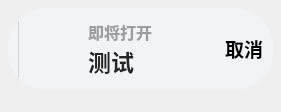
<?xml version="1.0" encoding="UTF-8"?>
<ui version="4.0">
 <class>Form</class>
 <widget class="QWidget" name="Form">
  <property name="geometry">
   <rect>
    <x>0</x>
    <y>0</y>
    <width>281</width>
    <height>112</height>
   </rect>
  </property>
  <property name="minimumSize">
   <size>
    <width>200</width>
    <height>0</height>
   </size>
  </property>
  <property name="windowTitle">
   <string>Form</string>
  </property>
  <layout class="QHBoxLayout" name="horizontalLayout_2">
   <property name="leftMargin">
    <number>8</number>
   </property>
   <property name="topMargin">
    <number>8</number>
   </property>
   <property name="rightMargin">
    <number>8</number>
   </property>
   <property name="bottomMargin">
    <number>22</number>
   </property>
   <item>
    <widget class="QFrame" name="backgnd">
     <property name="styleSheet">
      <string notr="true">background-color: rgba(242, 243, 245, 235);
border-radius: 38px</string>
     </property>
     <property name="frameShape">
      <enum>QFrame::StyledPanel</enum>
     </property>
     <property name="frameShadow">
      <enum>QFrame::Raised</enum>
     </property>
     <layout class="QVBoxLayout" name="verticalLayout_3">
      <property name="spacing">
       <number>4</number>
      </property>
      <property name="leftMargin">
       <number>10</number>
      </property>
      <property name="topMargin">
       <number>10</number>
      </property>
      <property name="rightMargin">
       <number>10</number>
      </property>
      <property name="bottomMargin">
       <number>10</number>
      </property>
      <item>
       <layout class="QVBoxLayout" name="verticalLayout_2">
        <item>
         <layout class="QHBoxLayout" name="horizontalLayout">
          <property name="spacing">
           <number>12</number>
          </property>
          <item>
           <widget class="ProgressRing" name="opening_countdown">
            <property name="sizePolicy">
             <sizepolicy hsizetype="Expanding" vsizetype="Expanding">
              <horstretch>0</horstretch>
              <verstretch>0</verstretch>
             </sizepolicy>
            </property>
            <property name="minimumSize">
             <size>
              <width>58</width>
              <height>58</height>
             </size>
            </property>
            <property name="maximumSize">
             <size>
              <width>58</width>
              <height>58</height>
             </size>
            </property>
            <property name="font">
             <font>
              <family>Microsoft YaHei</family>
              <pointsize>12</pointsize>
              <weight>75</weight>
              <bold>true</bold>
             </font>
            </property>
            <property name="styleSheet">
             <string notr="true">font-weight: bold;</string>
            </property>
            <property name="textVisible">
             <bool>false</bool>
            </property>
            <property name="format">
             <string>%p</string>
            </property>
            <property name="val">
             <double>0.000000000000000</double>
            </property>
            <property name="strokeWidth">
             <number>7</number>
            </property>
           </widget>
          </item>
          <item>
           <layout class="QVBoxLayout" name="verticalLayout_4">
            <property name="spacing">
             <number>0</number>
            </property>
            <item>
             <widget class="QLabel" name="subtitle_label">
              <property name="sizePolicy">
               <sizepolicy hsizetype="Maximum" vsizetype="Maximum">
                <horstretch>0</horstretch>
                <verstretch>0</verstretch>
               </sizepolicy>
              </property>
              <property name="font">
               <font>
                <family>Microsoft YaHei UI</family>
                <pointsize>12</pointsize>
                <weight>75</weight>
                <bold>true</bold>
               </font>
              </property>
              <property name="styleSheet">
               <string notr="true">color: rgba(0, 0, 0, 90);
background-color: rgba(0,0,0,0);
font-weight: bold;</string>
              </property>
              <property name="text">
               <string>即将打开</string>
              </property>
              <property name="alignment">
               <set>Qt::AlignLeading|Qt::AlignLeft|Qt::AlignVCenter</set>
              </property>
             </widget>
            </item>
            <item>
             <widget class="QLabel" name="action_name">
              <property name="sizePolicy">
               <sizepolicy hsizetype="Maximum" vsizetype="Maximum">
                <horstretch>0</horstretch>
                <verstretch>0</verstretch>
               </sizepolicy>
              </property>
              <property name="font">
               <font>
                <family>Microsoft YaHei UI</family>
                <pointsize>17</pointsize>
                <weight>75</weight>
                <bold>true</bold>
               </font>
              </property>
              <property name="styleSheet">
               <string notr="true">color: rgba(37, 37, 37, 255);
background-color: rgba(0,0,0,0);
font-weight: bold</string>
              </property>
              <property name="text">
               <string>测试</string>
              </property>
              <property name="alignment">
               <set>Qt::AlignLeading|Qt::AlignLeft|Qt::AlignVCenter</set>
              </property>
             </widget>
            </item>
           </layout>
          </item>
          <item>
           <spacer name="horizontalSpacer">
            <property name="orientation">
             <enum>Qt::Horizontal</enum>
            </property>
            <property name="sizeHint" stdset="0">
             <size>
              <width>40</width>
              <height>20</height>
             </size>
            </property>
           </spacer>
          </item>
          <item>
           <widget class="HyperlinkButton" name="cancel_opening">
            <property name="sizePolicy">
             <sizepolicy hsizetype="Maximum" vsizetype="Fixed">
              <horstretch>0</horstretch>
              <verstretch>0</verstretch>
             </sizepolicy>
            </property>
            <property name="font">
             <font>
              <family>Microsoft YaHei UI</family>
              <pointsize>14</pointsize>
              <weight>75</weight>
              <bold>true</bold>
             </font>
            </property>
            <property name="text">
             <string>取消</string>
            </property>
           </widget>
          </item>
         </layout>
        </item>
       </layout>
      </item>
     </layout>
    </widget>
   </item>
  </layout>
 </widget>
 <customwidgets>
  <customwidget>
   <class>HyperlinkButton</class>
   <extends>PushButton</extends>
   <header>qfluentwidgets</header>
  </customwidget>
  <customwidget>
   <class>PushButton</class>
   <extends>QPushButton</extends>
   <header>qfluentwidgets</header>
  </customwidget>
  <customwidget>
   <class>ProgressBar</class>
   <extends>QProgressBar</extends>
   <header>qfluentwidgets</header>
  </customwidget>
  <customwidget>
   <class>ProgressRing</class>
   <extends>ProgressBar</extends>
   <header>qfluentwidgets</header>
  </customwidget>
 </customwidgets>
 <resources/>
 <connections/>
</ui>
